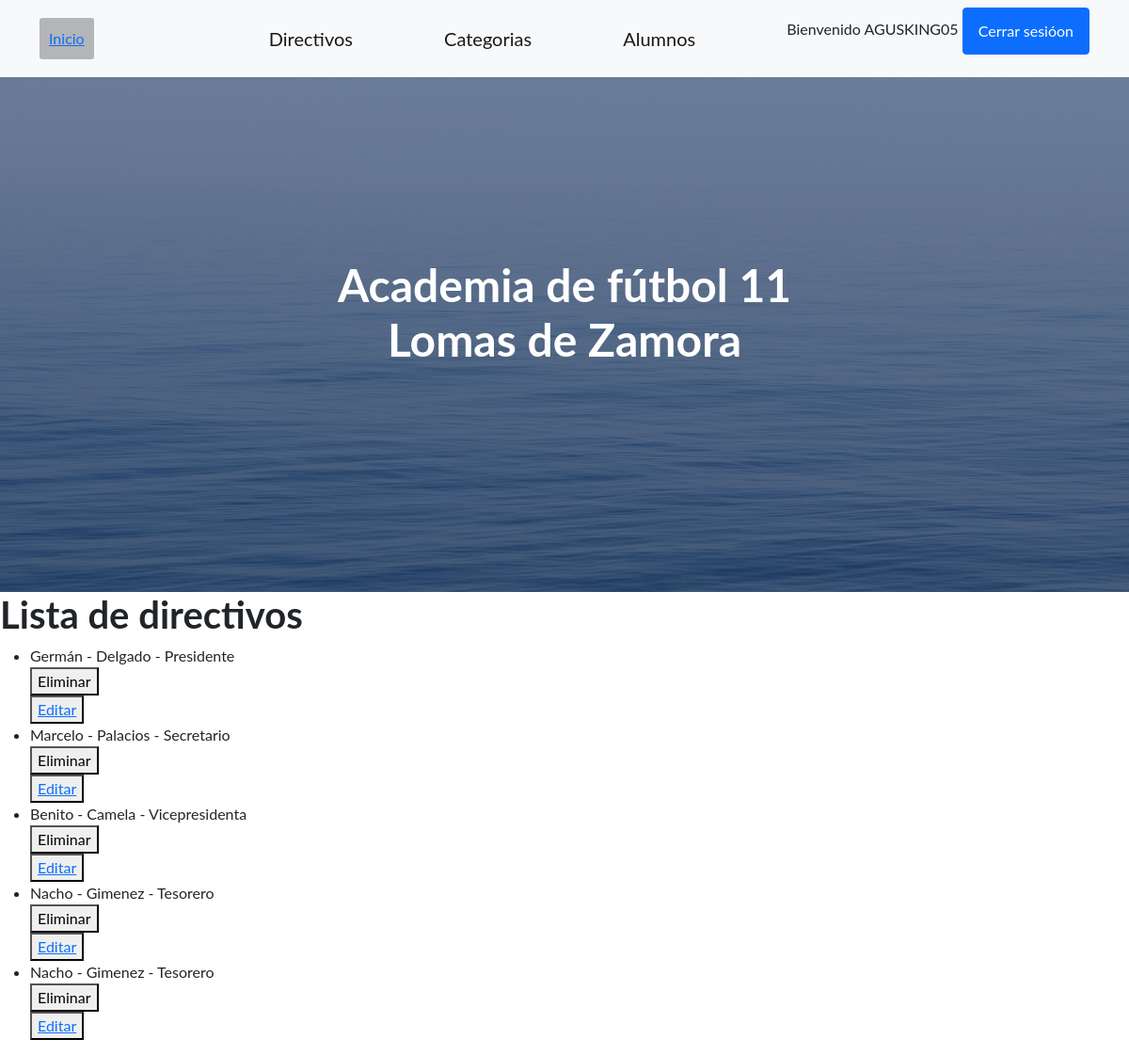
/academiadefutbol/listadirectivos/ (signed in), run on the app's committed database.
### home/models.py (models this page shows)
class Directivo(models.Model):
    nombre= models.CharField(max_length= 24)
    apellido= models.CharField(max_length= 24)
    cargo= models.CharField(max_length= 24)
    def __str__(self):
        return f"{self.nombre} - {self.apellido} - {self.cargo}"

### home/views.py (the view)
# urls.py: path('listadirectivos/', listadirectivos, name="ListaDirectivos"),
@staff_member_required(login_url="/academiadefutbol/login")
def listadirectivos(request):
    directivos= Directivo.objects.all
    return render(request, "leerDirectivos.html", {"directivos": directivos})

### home/templates/leerDirectivos.html (shortened to what this page needs)
{% extends 'profes.html' %}
{% load static %}
{% block contenidoQueCambia %}
<h1>Lista de directivos</h1>
    <ul>
        {% for directivo in directivos %}
            <li>
                {{directivo}}
            </li>
            <div>
                <form action="{% url 'EliminaDirectivo' directivo.id %}" method="POST">{% csrf_token %}
                    <button type="submit"> Eliminar </button>
                </form>
                <button>
                    <a href="{% url 'EditarDirectivo' directivo.id %}"> Editar</a>
                </button>
            </div>
        {% endfor %}
{% endblock contenidoQueCambia %}

### home/templates/profes.html (shortened to what this page needs)
<!DOCTYPE html>
<html lang="en">
    <head>
        {% load static %}
        <link href="https://cdn.jsdelivr.net/npm/bootstrap-icons@1.5.0/font/bootstrap-icons.css" rel="stylesheet" type="text/css" />
        <link href="{% static 'css/styles.css' %}" rel="stylesheet" />
        <link href="{% static 'css/mis_estilos.css' %}" rel="stylesheet" />
    </head>
    <body>
        <nav class="navbar navbar-light bg-light static-top">
            <div class="container">
                <a class="navbar-brand1" href="{% url 'Inicio' %}">Inicio</a>
                <a class="navbar-brand" href="{% url 'Directivos' %}">Directivos</a>
                <a class="navbar-brand" href="{% url 'Categorias' %}">Categorias</a>
                <a class="navbar-brand" href="{% url 'Alumnos' %}">Alumnos</a>
                {% if user.is_authenticated %}
                    <p>Bienvenido {{user.username}}
                    <a class="btn btn-primary" href="{% url 'CerrarSesion' %}">Cerrar sesióon</a>
                {% else %}
                    <a class="btn btn-primary" href="{% url 'Login' %}">Iniciar sesión</a>
                {% endif %}
            </div>
        </nav>
        <header class="masthead">
            <div class="container position-relative">
                <div class="row justify-content-center">
                    <div class="col-xl-6">
                        <div class="text-center text-white">
                            <h1 class="mb-5">Academia de fútbol 11 Lomas de Zamora</h1>
                        </div>
                    </div>
                </div>
            </div>
        </header>
        {% block contenidoQueCambia %}
        {% endblock contenidoQueCambia %}
    </body>
</html>

### home/static/css/mis_estilos.css (style rules this page uses)
.navbar-brand1 { margin-right: 105px; background-color: rgba(88, 88, 88, 0.425); padding: 10px; border-radius: 3px; }

### data on the page
Directivo: nombre+apellido+cargo "Germán - Delgado - Presidente"
Directivo: nombre+apellido+cargo "Marcelo - Palacios - Secretario"
Directivo: nombre+apellido+cargo "Benito - Camela - Vicepresidenta"
Directivo: nombre+apellido+cargo "Nacho - Gimenez - Tesorero"
Directivo: nombre+apellido+cargo "Nacho - Gimenez - Tesorero"

### other printed values
{{ user.username }} "AGUSKING05"
